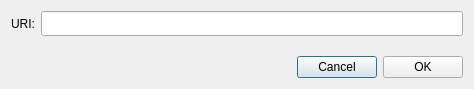
<?xml version="1.0" encoding="UTF-8"?>
<ui version="4.0">
 <class>OpenUriDialog</class>
 <widget class="QDialog" name="OpenUriDialog">
  <property name="windowModality">
   <enum>Qt::ApplicationModal</enum>
  </property>
  <property name="geometry">
   <rect>
    <x>0</x>
    <y>0</y>
    <width>474</width>
    <height>89</height>
   </rect>
  </property>
  <property name="windowTitle">
   <string>Open payment request</string>
  </property>
  <layout class="QVBoxLayout" name="verticalLayout">
   <item>
    <layout class="QHBoxLayout" name="horizontalLayout">
     <item>
      <widget class="QLabel" name="label">
       <property name="text">
        <string>URI:</string>
       </property>
      </widget>
     </item>
     <item>
      <widget class="QLineEdit" name="m_uriEdit">
       <property name="styleSheet">
        <string notr="true">font-family:Unique;</string>
       </property>
      </widget>
     </item>
    </layout>
   </item>
   <item>
    <spacer name="verticalSpacer">
     <property name="orientation">
      <enum>Qt::Vertical</enum>
     </property>
     <property name="sizeHint" stdset="0">
      <size>
       <width>20</width>
       <height>40</height>
      </size>
     </property>
    </spacer>
   </item>
   <item>
    <layout class="QHBoxLayout" name="horizontalLayout_2">
     <item>
      <spacer name="horizontalSpacer">
       <property name="orientation">
        <enum>Qt::Horizontal</enum>
       </property>
       <property name="sizeHint" stdset="0">
        <size>
         <width>40</width>
         <height>20</height>
        </size>
       </property>
      </spacer>
     </item>
     <item>
      <widget class="QPushButton" name="m_cancelButton">
       <property name="text">
        <string>Cancel</string>
       </property>
      </widget>
     </item>
     <item>
      <widget class="QPushButton" name="m_okButton">
       <property name="text">
        <string>OK</string>
       </property>
      </widget>
     </item>
    </layout>
   </item>
  </layout>
 </widget>
 <resources/>
 <connections>
  <connection>
   <sender>m_okButton</sender>
   <signal>clicked()</signal>
   <receiver>OpenUriDialog</receiver>
   <slot>accept()</slot>
   <hints>
    <hint type="sourcelabel">
     <x>500</x>
     <y>62</y>
    </hint>
    <hint type="destinationlabel">
     <x>276</x>
     <y>44</y>
    </hint>
   </hints>
  </connection>
  <connection>
   <sender>m_cancelButton</sender>
   <signal>clicked()</signal>
   <receiver>OpenUriDialog</receiver>
   <slot>reject()</slot>
   <hints>
    <hint type="sourcelabel">
     <x>417</x>
     <y>62</y>
    </hint>
    <hint type="destinationlabel">
     <x>276</x>
     <y>44</y>
    </hint>
   </hints>
  </connection>
 </connections>
</ui>
